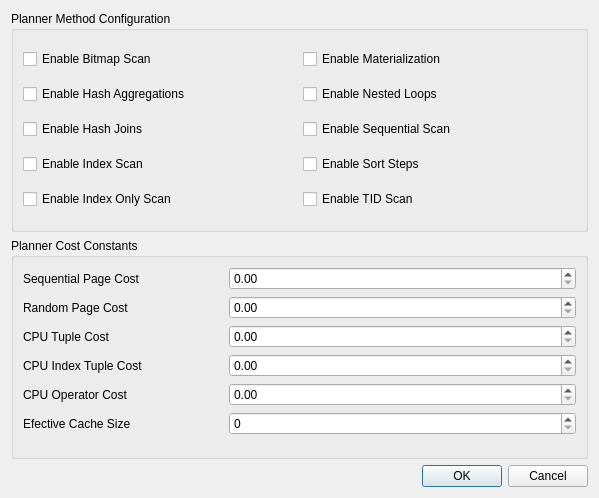
<?xml version="1.0" encoding="UTF-8"?>
<ui version="4.0">
 <class>DlgPlanMethods</class>
 <widget class="QDialog" name="DlgPlanMethods">
  <property name="geometry">
   <rect>
    <x>0</x>
    <y>0</y>
    <width>599</width>
    <height>498</height>
   </rect>
  </property>
  <property name="windowTitle">
   <string>Planning Methods</string>
  </property>
  <layout class="QVBoxLayout" name="verticalLayout">
   <item>
    <widget class="QGroupBox" name="groupBox">
     <property name="title">
      <string>Planner Method Configuration</string>
     </property>
     <layout class="QGridLayout" name="gridLayout">
      <item row="0" column="0">
       <widget class="QCheckBox" name="ck_bitmap_scan">
        <property name="text">
         <string>Enable Bitmap Scan</string>
        </property>
       </widget>
      </item>
      <item row="0" column="1">
       <widget class="QCheckBox" name="ck_materialization">
        <property name="text">
         <string>Enable Materialization</string>
        </property>
       </widget>
      </item>
      <item row="1" column="0">
       <widget class="QCheckBox" name="ck_hash_aggregations">
        <property name="text">
         <string>Enable Hash Aggregations</string>
        </property>
       </widget>
      </item>
      <item row="1" column="1">
       <widget class="QCheckBox" name="ck_nested_loops">
        <property name="text">
         <string>Enable Nested Loops</string>
        </property>
       </widget>
      </item>
      <item row="2" column="0">
       <widget class="QCheckBox" name="ck_hash_joins">
        <property name="text">
         <string>Enable Hash Joins</string>
        </property>
       </widget>
      </item>
      <item row="2" column="1">
       <widget class="QCheckBox" name="ck_sequential_scan">
        <property name="text">
         <string>Enable Sequential Scan</string>
        </property>
       </widget>
      </item>
      <item row="3" column="0">
       <widget class="QCheckBox" name="ck_index_scan">
        <property name="text">
         <string>Enable Index Scan</string>
        </property>
       </widget>
      </item>
      <item row="3" column="1">
       <widget class="QCheckBox" name="ck_sort_steps">
        <property name="text">
         <string>Enable Sort Steps</string>
        </property>
       </widget>
      </item>
      <item row="4" column="0">
       <widget class="QCheckBox" name="ck_index_only_scan">
        <property name="text">
         <string>Enable Index Only Scan</string>
        </property>
       </widget>
      </item>
      <item row="4" column="1">
       <widget class="QCheckBox" name="ck_tdi_scan">
        <property name="text">
         <string>Enable TID Scan</string>
        </property>
       </widget>
      </item>
     </layout>
    </widget>
   </item>
   <item>
    <widget class="QGroupBox" name="groupBox_2">
     <property name="title">
      <string>Planner Cost Constants</string>
     </property>
     <layout class="QFormLayout" name="formLayout">
      <property name="labelAlignment">
       <set>Qt::AlignLeading|Qt::AlignLeft|Qt::AlignVCenter</set>
      </property>
      <item row="0" column="0">
       <widget class="QLabel" name="label">
        <property name="minimumSize">
         <size>
          <width>200</width>
          <height>0</height>
         </size>
        </property>
        <property name="text">
         <string>Sequential Page Cost</string>
        </property>
       </widget>
      </item>
      <item row="0" column="1">
       <widget class="QDoubleSpinBox" name="sp_seq_page_cost">
        <property name="minimumSize">
         <size>
          <width>80</width>
          <height>0</height>
         </size>
        </property>
       </widget>
      </item>
      <item row="1" column="0">
       <widget class="QLabel" name="label_2">
        <property name="text">
         <string>Random Page Cost</string>
        </property>
       </widget>
      </item>
      <item row="1" column="1">
       <widget class="QDoubleSpinBox" name="sp_random_page_cost">
        <property name="minimumSize">
         <size>
          <width>80</width>
          <height>0</height>
         </size>
        </property>
       </widget>
      </item>
      <item row="2" column="0">
       <widget class="QLabel" name="label_3">
        <property name="text">
         <string>CPU Tuple Cost</string>
        </property>
       </widget>
      </item>
      <item row="2" column="1">
       <widget class="QDoubleSpinBox" name="sp_cpu_tuple_cost">
        <property name="minimumSize">
         <size>
          <width>80</width>
          <height>0</height>
         </size>
        </property>
       </widget>
      </item>
      <item row="5" column="0">
       <widget class="QLabel" name="label_4">
        <property name="text">
         <string>Efective Cache Size</string>
        </property>
       </widget>
      </item>
      <item row="5" column="1">
       <widget class="QSpinBox" name="sp_efective_cache_size">
        <property name="minimumSize">
         <size>
          <width>80</width>
          <height>0</height>
         </size>
        </property>
       </widget>
      </item>
      <item row="3" column="0">
       <widget class="QLabel" name="label_5">
        <property name="text">
         <string>CPU Index Tuple Cost</string>
        </property>
       </widget>
      </item>
      <item row="4" column="0">
       <widget class="QLabel" name="label_6">
        <property name="text">
         <string>CPU Operator Cost</string>
        </property>
       </widget>
      </item>
      <item row="3" column="1">
       <widget class="QDoubleSpinBox" name="sp_cpu_index_tuple_cost">
        <property name="minimumSize">
         <size>
          <width>80</width>
          <height>0</height>
         </size>
        </property>
       </widget>
      </item>
      <item row="4" column="1">
       <widget class="QDoubleSpinBox" name="sp_operator_cost">
        <property name="minimumSize">
         <size>
          <width>80</width>
          <height>0</height>
         </size>
        </property>
       </widget>
      </item>
     </layout>
    </widget>
   </item>
   <item>
    <widget class="QDialogButtonBox" name="buttonBox">
     <property name="orientation">
      <enum>Qt::Horizontal</enum>
     </property>
     <property name="standardButtons">
      <set>QDialogButtonBox::Cancel|QDialogButtonBox::Ok</set>
     </property>
    </widget>
   </item>
  </layout>
 </widget>
 <resources/>
 <connections>
  <connection>
   <sender>buttonBox</sender>
   <signal>accepted()</signal>
   <receiver>DlgPlanMethods</receiver>
   <slot>accept()</slot>
   <hints>
    <hint type="sourcelabel">
     <x>248</x>
     <y>254</y>
    </hint>
    <hint type="destinationlabel">
     <x>157</x>
     <y>274</y>
    </hint>
   </hints>
  </connection>
  <connection>
   <sender>buttonBox</sender>
   <signal>rejected()</signal>
   <receiver>DlgPlanMethods</receiver>
   <slot>reject()</slot>
   <hints>
    <hint type="sourcelabel">
     <x>316</x>
     <y>260</y>
    </hint>
    <hint type="destinationlabel">
     <x>286</x>
     <y>274</y>
    </hint>
   </hints>
  </connection>
 </connections>
</ui>
